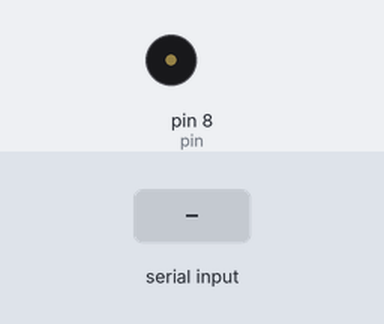
A sketch run on a simulated Arduino Uno, built with avr-gcc and run on an emulated ATmega328P. On the bench: buzzer (waves = sounding). The test bench sets the inputs (shaded band).

Above: at 1.2 s.
1.3 s: "P90\n" received over Serial
At 1.9 s:
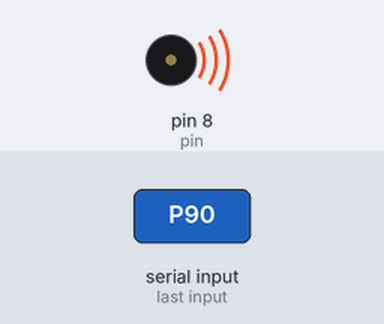
Timing chart, 0 to 9.1 s (numbered marks = the images above; inputs shaded):
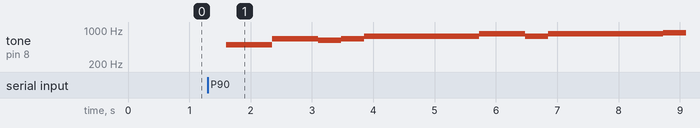

Measured:
- after the input at 1.3 s, tone on pin 8 (pin): plays 493 Hz for 0.75 s, 659 Hz for 0.75 s, 622 Hz for 0.38 s, 659 Hz for 0.38 s, 739 Hz for 1.9 s, 830 Hz for 0.75 s … (9 notes in this stretch), starting after 0.30 s

The sketch:

tristesse.ino
```cpp
/*tempoを設定して、曲を再生するジュークボックス*/
int pin = 8;
int tempo = 40; // Quarter notes = 40
float tempo_rate = 60.0 / tempo;
bool isPlaying = false; // 曲の再生状態を保持


//ここに楽譜を挿入。将来的に1小節ごとに巻き戻ししたいので、小節ごとに記載
const char* musicData[] = {
  "B4_08",
  "E5_08 D#5_16 E5_16 F#5_04",
  "F#5_16 G#5_16 G#5_16 F#5_16 G#5_04",
  "G#5_16 A5_16 A5_16 G#5_16 C#6_06 B5_16",
  "A5_16 G#5_16 D#5_16 E5_16 F#5_04",
  "F#5_16 G#5_16 G#5_16 F#5_16 E5_04",
  "G#5_16 A5_16 F#5_16 G#5_16 A5_16 B5_16 G#5_16 A5_16",
  "C#6_08 F#5_04 A#5_99 G#5_16 F#5_16",
  "F#5_08 A#5_99 G#5_16 F#5_16 B5_04",
  "G#5_08 D#5_16 E5_16 F#5_04",
  "F#5_16 G#5_16 G#5_16 F#5_16 G#5_04",
  "G#5_16 A5_16 A5_16 G#5_16 C#6_06 B5_16",
  "A5_16 G#5_16 D#5_16 E5_16 F#5_04",
  "F#5_16 G#5_16 G#5_16 F#5_16 E5_04",
  "B5_16 C#6_16 C#6_16 B5_16 A5_16 B5_16 G#5_16 A5_16",
  "D#6_16 E6_16 E6_16 D#6_16 C#6_16 D#6_16 C6_16 C#6_16",
  "E6_16 F#6_16 D#6_16 E6_16 F#6_16 G#6_16 E6_16 F#6_16",
  "G#6_04 G#6_16 F#6_16 E6_16 C#6_16",
  "D#6_04 E6_16 D#6_16 C#6_16 G#5_16",
  "B5_04 C#6_16 B5_16 A5_16 E5_16",
  "G#5_16 B5_16 G#5_16 B5_16 F#5_04", //変更
  "E5_04"
};

void setup() {
  Serial.begin(9600);
  pinMode(pin, OUTPUT);
}

void loop(){
  // シリアル通信からキーを受信
  while (Serial.available()) {
    char c = Serial.read();
    if (c == 'P') {
      // 'P'キーを受信した場合、曲の再生を開始
      isPlaying = true;
      play_music(); // 曲を再生
    }
  }
}

void play_music() {
  delay(300); //曲初めの間
  for (int i = 0; i < sizeof(musicData) / sizeof(musicData[0]); i++) {
    //強制終了(S) & 一時停止(W)
    if(Serial.available()){
      char c = Serial.read();
      if (c == 'S'){
        noTone(pin);
        isPlaying = false;
        return;
      }else if(c == 'W'){
        noTone(pin);
        isPlaying = false;
      }
    }
    //(Wで演奏再開。Sで強制終了)
    if(!isPlaying){
      while(!isPlaying){
        if(Serial.available()){
          char c = Serial.read();
          if (c == 'W'){
            isPlaying = true;
          }else if(c == 'S'){
            return;
          }
        }
      }
    }
    //Play
    play_music_data(musicData[i]);


  }
  delay(300); //曲終わりの休息
}

void play_music_data(const char* music) {
  // 音符をコピーして使用する(元配列を壊したくないので)
  char musicCopy[strlen(music) + 1];
  strcpy(musicCopy, music);

  char* token = strtok(musicCopy, " "); // 空白でトークンを分割
  while (token != NULL) {
    play_note(token);
    token = strtok(NULL, " ");
  }
}

void play_note(const char* note) {

  char noteName = note[0];
  int octave;
  int sharp = 0;
  int duration;

  // シャープ(D# -> d)
  if(note[1] == '#'){
    noteName = note[0] + 32;
    sharp = 1;
  }

  //休符
  if(noteName == 'R'){
    duration = note[1] - '0';
    int noteDuration = calculate_duration(duration); //音符の種類
    noteDuration *= tempo_rate; // tempoを反映
    noTone(pin);
    delay(noteDuration);
    return;
  }

  //音符
  if(note[3 + sharp] == '0'){
    duration = note[4 + sharp] - '0';
  }else{
    duration = (note[3 + sharp] - '0') * 10 + (note[4+sharp] - '0');
  }

  octave = note[1 + sharp] - '0';
  int frequency = calculate_frequency(noteName, octave); //周波数(音階)
  //Serial.println(frequency);
  int noteDuration = calculate_duration(duration); //音符の長さ
  noteDuration *= tempo_rate; // tempoを反映
  tone(pin, frequency, noteDuration); //再生
  delay(noteDuration); //再生と同じだけ待機
}

//周波数の計算
int calculate_frequency(char note, int octave) {
  const char* notes = "CcDdEFfGgAaB";
  int noteIndex = strchr(notes, note) - notes; // ノーツのインデックスを計算
  return 261.626 * pow(2.0, (noteIndex + (octave - 4) * 12) / 12.0); //基準C4
}

//音符の長さを反映
int calculate_duration(int duration) {
  switch (duration) {
    case 1: return 1000 * 4; //全音符
    case 15: return 1000 * 3; //付点2分音符(15であることに注意)
    case 2: return 1000 * 2; //2分音符
    case 3: return 1000 * 1.5; //付点4分音符
    case 4: return 1000 ; // 4分音符
    case 6: return 1000 / 1.5; //付点8分音符
    case 8: return 1000 / 2; // 8分音符
    case 12: return 1000 / 3; //付点16分音符
    case 16: return 1000 / 4; // 16分音符
    case 24: return 1000 / 6; //付点32分音符
    case 32: return 1000 / 8; //32音符
    case 99: return 1000 / 32; //装飾音符（ひっかける）
    // 他の音符の長さに対する処理を追加
    default: return 0; // エラー値
  }
}
```
